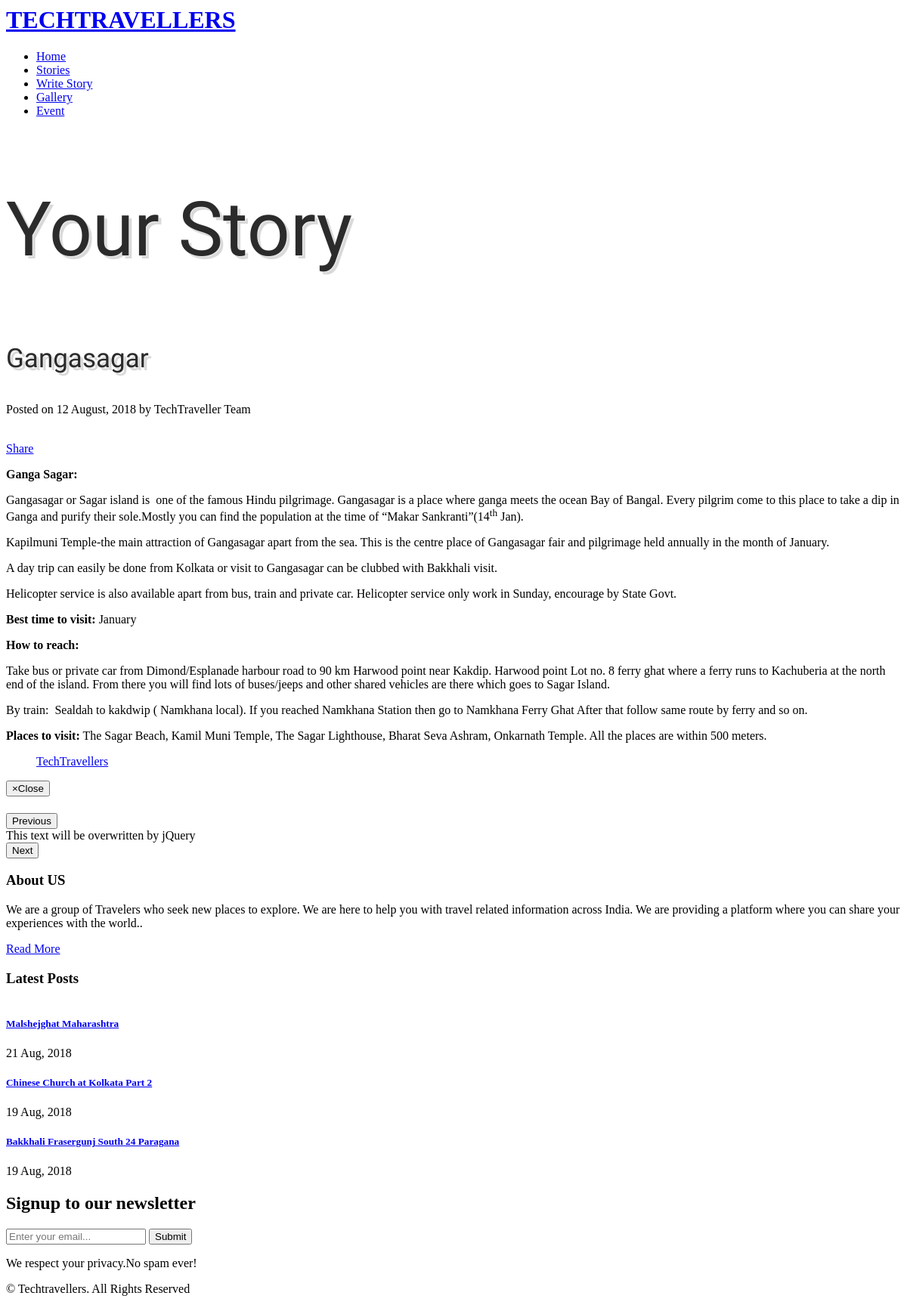
Screenshot of /blog/Gangasagar with the database file from the repository.
### tables this page shows
CREATE TABLE `blog_details` (
  `blog_id` int(11) NOT NULL,
  `name` varchar(45) DEFAULT NULL,
  `email` varchar(45) DEFAULT NULL,
  `title` varchar(1500) DEFAULT NULL,
  `story` longtext,
  `ipaddress` varchar(45) DEFAULT NULL,
  `datetime` varchar(45) DEFAULT NULL,
  `date` varchar(45) DEFAULT NULL
);

### blog.php (the view, shortened to what this page needs)
<?php
include "db/db_connect.php";
?>
<?php
        $title = str_replace('-', ' ', $_GET['title']);
        $sql = "select * from blog_details where title = '$title'";
        $result = mysqli_query($con,$sql);
        $row = mysqli_fetch_assoc($result);
        $date = $row['date'];
        $newTitle = str_replace(' ', '-', $row['title']);
?>
<!DOCTYPE HTML>
<html>
<head>
<?php
	include "library.php";
?>
<link href="css/animate.css" rel="stylesheet" type="text/css" media="all">
</head>
<body>
		<div class="banner two" id="home">
		<div class="header-bottom">
		     <div class="container">
			   <div class="fixed-header">
			       <div class="logo">
						<a href="index"><h1>TECHTRAVELLERS</h1></a>
				   </div>
					<div class="top-menu">
							<nav class="link-effect-4" id="link-effect-4">
                               <ul>
									<li class=""><a data-hover="Home" href="index">Home</a></li>
									<li><a data-hover="Stories" href="stories">Stories</a></li>
                                                                        <li><a data-hover="" href="storyEntry">Write Story</a></li>
                                                                        <li><a data-hover="Gallery" href="gallery">Gallery</a></li>
									<li><a data-hover="Event" href="event" >Event</a></li>
								</ul>
							</nav>
							</div>
			 </div>
		</div>
	</div>
	</div>
      <div class="blog-section">
		<div class="container">
		  <h2 class="single story">Your Story</h2>
		   <div class="blog-top">
			   <div class="col-md-14 col-sm-14 col-lg-14">
					<div class="col-md-8 col-sm-8 col-lg-8">
                                                   <h3 class="wow slideInUp blog-heading"  data-wow-duration="1s" data-wow-delay=".3s"><?php echo $row['title'];?></h3>
						   <p class="post wow slideInDown"  data-wow-duration="1s" data-wow-delay=".3s">Posted on <?php echo date('j F', strtotime($date)).", ".date('Y', strtotime($date));?> by <a><?php echo $row['name'];?></a></p>
						   <br>
						  <div class="fb-share-button" data-href="http://techtravellers.com/blog/<?php echo $newTitle;?>" data-layout="button" data-size="large" data-mobile-iframe="true"><a target="_blank" href="https://www.facebook.com/sharer/sharer.php?u=https%3A%2F%2Fwww.facebook.com%2FTechTravellers2018%2F&amp;src=sdkpreparse" class="fb-xfbml-parse-ignore">Share</a></div>
                                                    <?php
                                                                             echo $row['story'];
                                                                          ?>
					</div>
					<div class="col-md-4 col-sm-4 col-lg-4">
<div class="fb-page" data-href="https://www.facebook.com/TechTravellers2018/" data-tabs="timeline" data-height="550" data-small-header="false" data-adapt-container-width="true" data-hide-cover="false" data-show-facepile="true"><blockquote cite="https://www.facebook.com/TechTravellers2018/" class="fb-xfbml-parse-ignore"><a href="https://www.facebook.com/TechTravellers2018/">TechTravellers</a></blockquote></div>
					</div>
                               <div class="row">
                                <div class="modal fade" id="image-gallery" tabindex="-1" role="dialog" aria-labelledby="myModalLabel" aria-hidden="true">
                                    <div class="modal-dialog">
                                        <div class="modal-content">
                                            <div class="modal-header">
                                                <button type="button" class="close" data-dismiss="modal"><span aria-hidden="true">×</span><span class="sr-only">Close</span></button>
                                            </div>
                                            <div class="modal-footer">
                                                <div class="col-md-2">
                                                    <button type="button" class="btn btn-primary" id="show-previous-image">Previous</button>
                                                </div>
                                                <div class="col-md-8 text-justify" id="image-gallery-caption">
                                                    This text will be overwritten by jQuery
                                                </div>
                                                <div class="col-md-2">
                                                    <button type="button" id="show-next-image" class="btn btn-default">Next</button>
                                                </div>
                                            </div>
                                        </div>
                                    </div>
                                </div>
				</div>
		</div>
	  </div>
	</div>
		<?php include 'footer.php';?>
</body>
</html>

### footer.php (shortened to what this page needs)
<footer>
    <div class="container">
        <div class="row">
            <div class="col-lg-4 footer-grid-agileits-w3ls text-left" data-aos="fade-down">
                <h3>About US</h3>
                <p>We are a group of Travelers who seek new places to explore. We are here to help you with travel related information across India. We are providing a platform where you can share your experiences with the world..</p>
                <div class="read">
                    <a href="about" class="btn btn-primary read-m">Read More</a>
                </div>
            </div>
            <div class="col-lg-4 footer-grid-agileits-w3ls text-left">
                <div class="tech-btm" data-aos="fade-down">
                    <h3>Latest Posts</h3>
                    <?php
                    $sql = "select date,title,story,name,blog_id from blog_details order by date desc limit 3";
                    $result = mysqli_query($con, $sql);
                    while ($row = mysqli_fetch_assoc($result)) {
                        $title = str_replace(' ', '-', $row['title']);
                        $date = $row['date'];
                        $updatedDate = date('d M, Y', strtotime($date));
                        ?>
                        <div class="blog-grids row mb-3">
                            <div class="col-md-7 blog-grid-right">
                                <h5>
                                    <a href="blog/<?php echo $title ?>"> <?php echo str_replace('-', ' ', $row['title']) ?> </a>
                                </h5>
                                <div class="sub-meta">
                                    <span>
                                        <i class="far fa-clock"></i> <?php echo $updatedDate ?></span>
                                </div>
                            </div>
                        </div>
                        <?php $i++;
                    }
                    ?>
                </div>
            </div>
            <div class="col-lg-4 subscribe-main footer-grid-agileits-w3ls text-left" data-aos="fade-down">
                <h2>Signup to our newsletter</h2>
                <div class="subscribe-main text-left">
                    <div class="subscribe-form">
                        <form action="#" method="post" class="subscribe_form">
                            <input class="form-control" type="email" placeholder="Enter your email..." required="">
                            <button type="submit" class="btn btn-primary submit">Submit</button>
                        </form>
                    </div>
                    <p>We respect your privacy.No spam ever!</p>
                </div>
            </div>
        </div>
        <div class="footer-cpy text-center">
            <div class="w3layouts-agile-copyrightbottom">
                <p>© Techtravellers. All Rights Reserved
                </p>
            </div>
        </div>
    </div>
</footer>

### blog.php (style rules this page uses)
.blog-heading { font: 400 35px/1.3 'Berkshire Swash', Helvetica, sans-serif; color: #2b2b2b; text-shadow: 1px 1px 0px #ededed, 4px 4px 0px rgba(0,0,0,0.15); }
.story { font: 400 100px/1.3 'Lobster Two', Helvetica, sans-serif; color: #2b2b2b; text-shadow: 1px 1px 0px #ededed, 4px 4px 0px rgba(0,0,0,0.15); }

### rows the page displays
blog_details: title "Gangasagar", date "12 August", date "2018", name "TechTraveller Team", story "Ganga Sagar: Gangasagar or Sagar island is one of the famous Hindu pilgrimage. Gangasagar is a place where ganga meets the ocean Bay of Bangal. Every pilgrim come to this place to take a dip in Ganga and purify their sole.Mostly you can find the population at the time of “Makar Sankranti”(14 th Jan). Kapilmuni Temple-the main attraction of Gangasagar apart from the sea. This is the centre place of Gangasagar fair and pilgrimage held annually in the month of January. A day trip can easily be done from Kolkata or visit to Gangasagar can be clubbed with Bakkhali visit. Helicopter service is also available apart from bus, train and private car. Helicopter service only work in Sunday, encourage…"
blog_details: title "Malshejghat Maharashtra", date "21 Aug, 2018"
blog_details: title "Chinese Church at Kolkata Part 2", date "19 Aug, 2018"
blog_details: title "Bakkhali Frasergunj South 24 Paragana", date "19 Aug, 2018"
